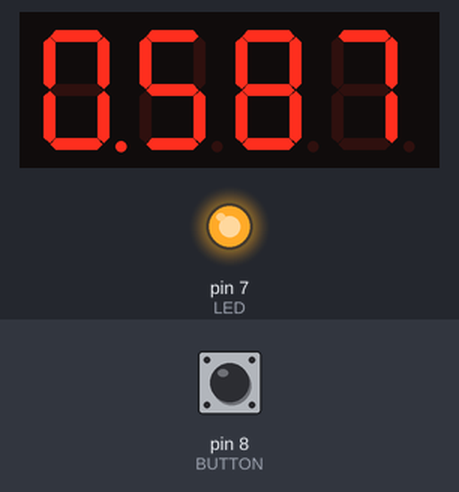
A sketch run on a simulated Arduino Mega 2560, built with avr-gcc and run on an emulated ATmega2560. On the bench: 4-digit seven-segment display, output pins drawn as LEDs (lit = HIGH). Inputs (shaded band) come from the test bench; at power-on: pin 8 (BUTTON) HIGH. Random numbers use the default seed unless the sketch sets one.

Above: at 6.4 s.
6.5 s: pin 8 (BUTTON) pulled LOW for 0.15 s
At 14.6 s:
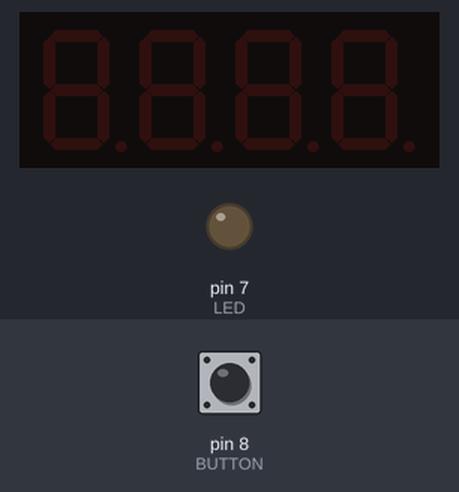
At 29.6 s:
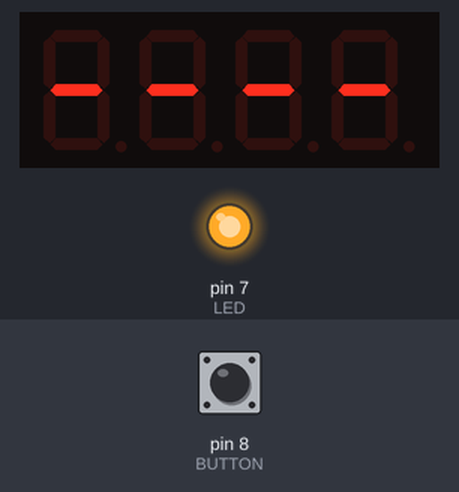
Timing chart, 0 to 30.6 s (numbered marks = the images above; inputs shaded):
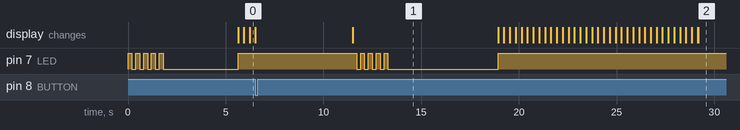

The sketch:

ReactionGameEnhanced.ino
```cpp
/**
 * ReactionGameEnhanced
 *
 * @author  Luke Anderson
 * @version 1.0
 */

// Define our Pin variables
int LED = 7;
int BUTTON = 8;


// Define our code variables
boolean isCheating = false;
// Include the SevSeg library
#include "SevSeg.h"
SevSeg sevseg;

/*
 * 0 = Get Ready
 * 1 = Timing
 * 2 = Button Pressed
 */
int codeStage = 0;

int screenDisplay = 0;
double startMillis = 0;

// SevSeg Variables
byte digitPins[] = {33, 27, 25, 45};
byte segmentPins[] = {31, 23, 41, 37, 35, 29, 43, 39};

// Initial setup function, runs once
void setup() {
  // Set our Pin Modes
  pinMode(BUTTON, INPUT_PULLUP);
  pinMode(LED, OUTPUT);

  // Generate a random seed
  randomSeed(analogRead(0));

  // Initalize the SevSeg library

  sevseg.begin(COMMON_CATHODE, 4, digitPins, segmentPins, false);
}

/*
 *  Code is always running
 *
 * 0 = Get Ready
 * 1 = Timing
 * 2 = Button Pressed
 */
void loop() {
  if (codeStage == 0) {
    // Reset the program states
    isCheating = false;
    screenDisplay = 0;

    // Flash the LED 5 times
    for (int i = 0; i < 5; i++) {
      digitalWrite(LED, HIGH);
      delay(200);
      digitalWrite(LED, LOW);
      delay(200);
    }

    // Random delay
    delay(random(3050) + 2500);

    /* Detect for cheaters
     *
     * How does this work? The logic is simple. At this point in the code execution,
     * the LED is not on. If the button is being pressed they are cheating!
     */
    int buttonState = digitalRead(BUTTON);

    if (buttonState == LOW) {
      codeStage = 0;

      // Flash the LED 10 times
      for (int i = 0; i < 10; i++) {
        digitalWrite(LED, HIGH);
        delay(100);
        digitalWrite(LED, LOW);
        delay(100);
      }

      delay(3000);
      return;
    }

    // Turn on the LED and start the timing
    codeStage = 1;
    digitalWrite(LED, HIGH);

    // Track the start time
    startMillis = millis();
  } else if (codeStage == 1) {
    // Arduino clock cycles are fast. Every 100ms increase the counter.
    double actualMillis = millis() - startMillis;

    if (actualMillis >= 1) {
      startMillis = millis();
      screenDisplay += 1;
    }

    // Is the button being pressed?
    int buttonState = digitalRead(BUTTON);

    if (buttonState == LOW) {
      startMillis = millis();
      codeStage = 2;
    }
  } else if (codeStage == 2) {
    // Button has been pressed
    double actualMillis = millis() - startMillis;

    // Wait 5 seconds
    if (actualMillis >= 5000) {
      screenDisplay = 0;
      codeStage = 0;
      startMillis = millis();
      digitalWrite(LED, LOW);

      sevseg.begin(COMMON_CATHODE, 4, digitPins, segmentPins, false);
      return;
    }
  }

  // Send the number to the screen
  sevseg.setNumber(screenDisplay,  3);
  sevseg.refreshDisplay();
}
```

Measured:
- after the input at 6.5 s, pin 7 (LED): goes 4 × (LOW 0.20 s, HIGH 0.20 s), LOW 5.6 s, then HIGH, starting after 5.2 s
- what the display in image 1 shows lasts 7.4 s, from 11.5 s to 18.9 s
